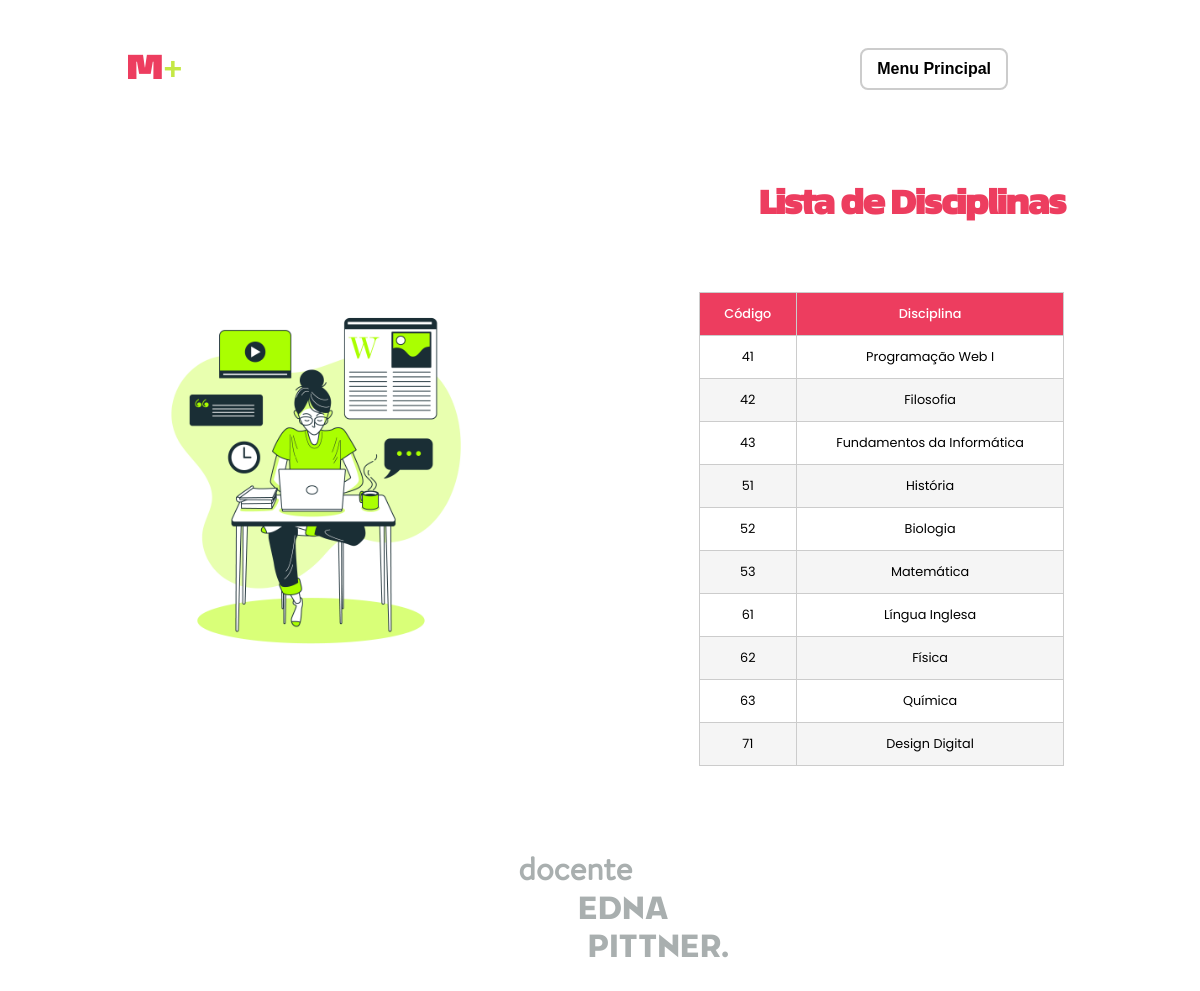
The app's page /php/listar-disciplinas.php with its own data.
### tables this page shows
CREATE TABLE `disciplina` (
  `CodDisciplina` char(2) NOT NULL,
  `NomeDisciplina` varchar(30) NOT NULL
);

### php/disciplinas.php (called while the page is built, shortened)
<?php
class Disciplina
{
    public function listar()
    {
        try {
            $this->conn = new conectar();
            $sql = $this->conn->query("SELECT * FROM disciplina ORDER BY CodDisciplina");
            $sql->execute();
            return $sql->fetchAll();
        } catch (PDOException $exc) {
            echo "Erro ao executar consulta. " . $exc->getMessage();
        }
    }
}

### php/listar-disciplinas.php (the view, shortened to what this page needs)
<!DOCTYPE html>
<html lang="pt-br">
<head>
    <link rel="stylesheet" href="../css/listar-disciplinas.css">
</head>
<body>
    <header>
        <nav class="nav-bar">
            <div class="logo">
                <h4><span class="m">M</span><span class="mais">+</span></h4>
            </div>
            <div class="login-button">
                <a href="../menu.html"><button>Menu Principal</button></a>
            </div>
        </nav>
    </header>
    <div class="tudo">
    <img src="../imagens/estudos.jpg" alt="">
        <div class="conteudo">
            <div class="container">
                <h1>Lista de Disciplinas</h1>
                <?php
                include_once 'disciplinas.php';
                $p = new Disciplina();
                $pro_bd = $p->listar();
                ?>
                <table class="tabela-disciplinas">
                    <thead>
                        <tr>
                            <th>Código</th>
                            <th>Disciplina</th>
                        </tr>
                    </thead>
                    <tbody>
                        <?php foreach ($pro_bd as $pro_mostrar): ?>
                            <tr>
                                <td><?php echo $pro_mostrar[0]; ?></td>
                                <td><?php echo $pro_mostrar[1]; ?></td>
                            </tr>
                        <?php endforeach; ?>
                    </tbody>
                </table>
            </div>
        </div>
    </div>
    <footer>
    <div class="centralizar">
      <h1><span>docente</span> <br> EDNA <br> <span class="dois">PITTNER.</span></h1>
    </div>
  </footer>
</body>
</html>

### css/listar-disciplinas.css (style rules this page uses)
* { padding: 0; margin: 0; }
body { margin: 0; display: flex; flex-direction: column; justify-content: center; }
.nav-bar { font-family: "Causten", sans-serif; display: flex; justify-content: space-between; padding: 3rem 12rem 3rem 8rem; }
.logo { display: flex; align-items: center; }
.login-button { display: flex; align-items: center; }
.login-button button { font-family: "Causten", sans-serif; font-size: 1rem; font-weight: 550; border: 2px solid #ccc; padding: 10px 15px; border-radius: 8px; background-color: white; transition: all 0.3s; }
.m { font-family: "EconoSans Pro Black", sans-serif; font-size: 2rem; color: #ed3d5f; }
.mais { font-size: 2rem; color: #c4e845; }
h1 { font-family: "EconoSans Pro Black", sans-serif; text-align: center; margin-bottom: 3rem; color: #ed3d5f; }
.tudo { display: flex; justify-content: space-around; align-self: center; margin-bottom: 5rem; }
.container { margin-top: 3rem; display: flex; flex-direction: column; align-items: center; justify-content: center; animation: 1.9s ease-in direita; }
.tabela-disciplinas { margin-right: 4rem; font-family: 'Poppins', sans-serif; font-size: 0.8rem; width: 100%; border-collapse: collapse; margin-top: 20px; }
.tabela-disciplinas th, .tabela-disciplinas td { border: 1px solid #ccc; padding: 12px 16px; text-align: center; }
.tabela-disciplinas th { background-color: #ed3d5f; color: white; font-family: "Poppins", sans-serif; font-weight: 500; }
.tabela-disciplinas tr:nth-child(even) { background-color: #f5f5f5; }
img { margin-top: 8rem; width: 35%; height: 100%; animation: 1.9s ease-in esquerda; }
.centralizar { margin-left: 2.9rem; display: flex; justify-content: center; align-items: center; }
.centralizar h1 { color: #a9afaf; font-family: "Neometric Extra Bold", sans-serif; }
.centralizar span { margin-left: -6rem; font-family: "Brandon", sans-serif; color: #a9afaf; }
.centralizar .dois { font-family: "Neometric Extra Bold", sans-serif; padding-left: 10.4rem; }

### records on screen
disciplina: CodDisciplina "41", NomeDisciplina "Programação Web I"
disciplina: CodDisciplina "42", NomeDisciplina "Filosofia"
disciplina: CodDisciplina "43", NomeDisciplina "Fundamentos da Informática"
disciplina: CodDisciplina "51", NomeDisciplina "História"
disciplina: CodDisciplina "52", NomeDisciplina "Biologia"
disciplina: CodDisciplina "53", NomeDisciplina "Matemática"
disciplina: CodDisciplina "61", NomeDisciplina "Língua Inglesa"
disciplina: CodDisciplina "62", NomeDisciplina "Física"
disciplina: CodDisciplina "63", NomeDisciplina "Química"
disciplina: CodDisciplina "71", NomeDisciplina "Design Digital"
